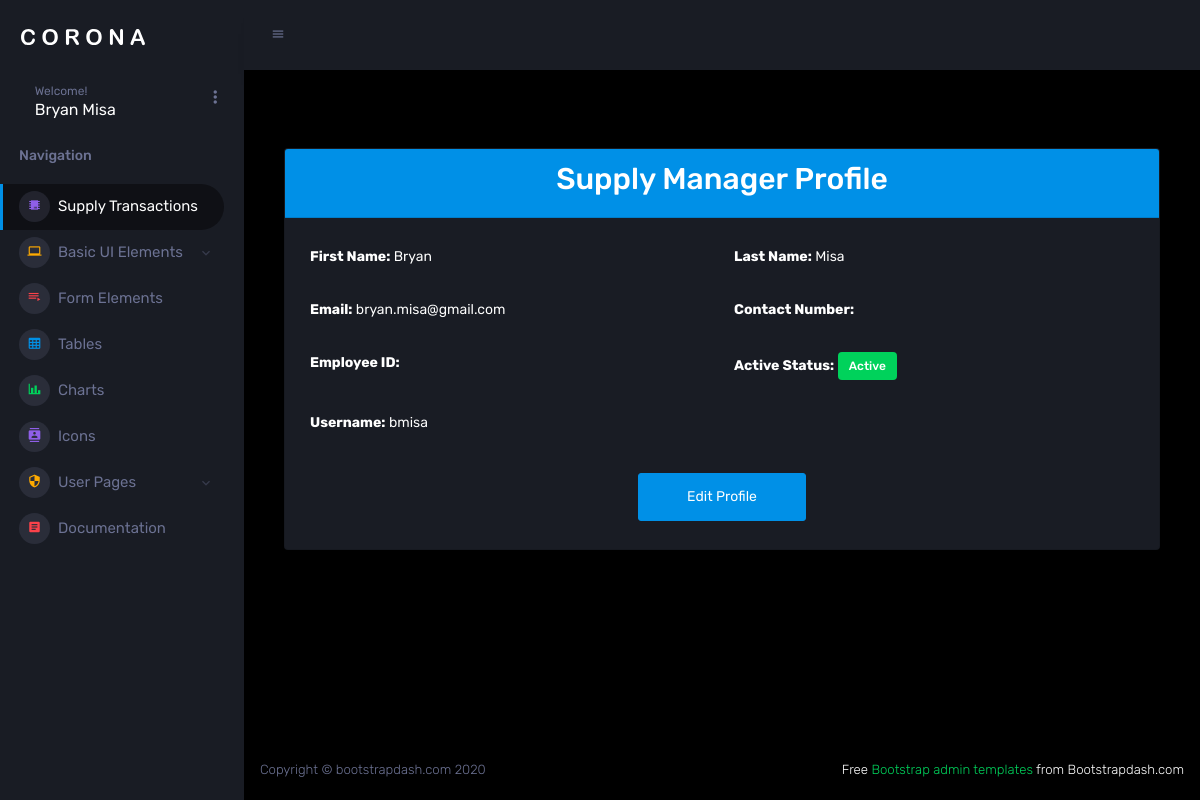
/supplymanager/profile/3/ (signed in), run on the app's committed database.
### supply/models.py (models this page shows, shortened)
class CustomUser(AbstractUser):
    USER_TYPE_CHOICES = [
        ('admin', 'Admin'),
        ('supplier', 'Supplier'),
        ('supply_manager', 'Supply Manager'),
        ('customer', 'Customer'),
    ]
    user_type = models.CharField(max_length=20, choices=USER_TYPE_CHOICES, default='admin')
    groups = models.ManyToManyField(
        Group,
        related_name='customuser_set',
        blank=True,
        help_text='The groups this user belongs to.',
        verbose_name='groups'
    )
    user_permissions = models.ManyToManyField(
        Permission,
        related_name='customuser_set',
        blank=True,
        help_text='Specific permissions for this user.',
        verbose_name='user permissions'
    )

class SupplyManagerProfile(models.Model):
    user = models.OneToOneField(
        CustomUser,
        on_delete=models.CASCADE,
        limit_choices_to={'user_type': 'supply_manager'},  default=None
    )
    first_name = models.CharField(max_length=50)
    last_name = models.CharField(max_length=50)
    contact_number = models.CharField(max_length=50, blank=True, null=True)
    employee_id = models.CharField(max_length=50,)
    is_active = models.BooleanField(default=True)

### supply/views.py (the view, shortened to what this page needs)
# urls.py: path('supplymanager/profile/<pk>/', SupplyManagerProfileDetailView.as_view(), name='supplymanager_profile_detail'),
class SupplyManagerProfileDetailView(LoginRequiredMixin, UserPassesTestMixin, DetailView):
    model = SupplyManagerProfile
    template_name = 'supply_manager/supply_manager_profile_detail.html'
    context_object_name = 'profile'
    def test_func(self):
        return self.request.user.user_type == 'supply_manager'
    def get_object(self, queryset=None):
        return self.request.user.supplymanagerprofile

### assets/templates/supply_manager/supply_manager_profile_detail.html (shortened to what this page needs)
{% extends "base/base.html" %}
{% block content %}
<div class="container mt-5">
    <div class="card shadow-lg">
        <div class="card-header bg-primary text-white">
            <h2 class="text-center">Supply Manager Profile</h2>
        </div>
        <div class="card-body">
            {% if profile %}
                <div class="row mb-3">
                    <div class="col-md-6">
                        <p><strong>First Name:</strong> {{ profile.first_name }}</p>
                    </div>
                    <div class="col-md-6">
                        <p><strong>Last Name:</strong> {{ profile.last_name }}</p>
                    </div>
                </div>
                <div class="row mb-3">
                    <div class="col-md-6">
                        <p><strong>Email:</strong> {{ request.user.email }}</p>
                    </div>
                    <div class="col-md-6">
                        <p><strong>Contact Number:</strong> {{ request.user.contact_number }}</p>
                    </div>
                </div>
                <div class="row mb-3">
                    <div class="col-md-6">
                        <p><strong>Employee ID:</strong> {{ request.user.employee_id }}</p>
                    </div>
                    <div class="col-md-6">
                        <p><strong>Active Status:</strong>
                            {% if request.user.is_active %}
                                <span class="badge bg-success">Active</span>
                            {% else %}
                                <span class="badge bg-danger">Inactive</span>
                            {% endif %}
                        </p>
                    </div>
                </div>
                <div class="row mb-3">
                    <div class="col-md-6">
                        <p><strong>Username:</strong> {{ request.user.username }}</p>
                    </div>
                </div>
                <div class="text-center mt-4">
                    <a href="{% url 'update_supply_manager_profile' %}" class="btn btn-primary btn-lg">Edit Profile</a>
                </div>
            {% endif %}
        </div>
    </div>
</div>
{% endblock %}

### assets/templates/partials/_sidebar.html (shortened to what this page needs)
{% load static %}
<div class="container-scroller">
      <nav class="sidebar sidebar-offcanvas" id="sidebar">
        <div class="sidebar-brand-wrapper d-none d-lg-flex align-items-center justify-content-center fixed-top">
          <a class="sidebar-brand brand-logo" href="{% static 'index.html' %}"><img src="{% static 'images/logo.svg' %}" alt="logo" /></a>
        </div>
        <ul class="nav">
          <li class="nav-item profile">
            <div class="profile-desc">
              <div class="profile-pic">
                <div class="profile-name">
                  <span>Welcome!</span>
                  <h5 class="mb-0 font-weight-normal">{{ request.user.first_name }} {{ request.user.last_name }}</h5>
                </div>
              </div>
              <a href="#" id="profile-dropdown" data-toggle="dropdown"><i class="mdi mdi-dots-vertical"></i></a>
            </div>
          </li>
          <li class="nav-item nav-category">
            <span class="nav-link">Navigation</span>
          </li>
          <li class="nav-item menu-items">
            <a class="nav-link" href="../../index.html">
              <span class="menu-icon">
                <i class="mdi mdi-chip"></i>
              </span>
              <span class="menu-title">Supply Transactions</span>
            </a>
          </li>
          <li class="nav-item menu-items">
            <a class="nav-link" data-toggle="collapse" href="#ui-basic" aria-expanded="false" aria-controls="ui-basic">
              <span class="menu-icon">
                <i class="mdi mdi-laptop"></i>
              </span>
              <span class="menu-title">Basic UI Elements</span>
              <i class="menu-arrow"></i>
            </a>
          </li>
          <li class="nav-item menu-items">
            <a class="nav-link" href="../../pages/forms/basic_elements.html">
              <span class="menu-icon">
                <i class="mdi mdi-playlist-play"></i>
              </span>
              <span class="menu-title">Form Elements</span>
            </a>
          </li>
          <li class="nav-item menu-items">
            <a class="nav-link" href="../../pages/tables/basic-table.html">
              <span class="menu-icon">
                <i class="mdi mdi-table-large"></i>
              </span>
              <span class="menu-title">Tables</span>
            </a>
          </li>
          <li class="nav-item menu-items">
            <a class="nav-link" href="../../pages/charts/chartjs.html">
              <span class="menu-icon">
                <i class="mdi mdi-chart-bar"></i>
              </span>
              <span class="menu-title">Charts</span>
            </a>
          </li>
          <li class="nav-item menu-items">
            <a class="nav-link" href="../../pages/icons/mdi.html">
              <span class="menu-icon">
                <i class="mdi mdi-contacts"></i>
              </span>
              <span class="menu-title">Icons</span>
            </a>
          </li>
          <li class="nav-item menu-items">
            <a class="nav-link" data-toggle="collapse" href="#auth" aria-expanded="false" aria-controls="auth">
              <span class="menu-icon">
                <i class="mdi mdi-security"></i>
              </span>
              <span class="menu-title">User Pages</span>
              <i class="menu-arrow"></i>
            </a>
          </li>
          <li class="nav-item menu-items">
            <a class="nav-link" href="http://www.bootstrapdash.com/demo/corona-free/jquery/documentation/documentation.html">
              <span class="menu-icon">
                <i class="mdi mdi-file-document-box"></i>
              </span>
              <span class="menu-title">Documentation</span>
            </a>
          </li>
        </ul>
      </nav>

### data on the page
CustomUser: user.first_name "Bryan", user.last_name "Misa", user.email "bryan.misa@gmail.com", user.username "bmisa"
SupplyManagerProfile: first_name "Bryan", last_name "Misa"
